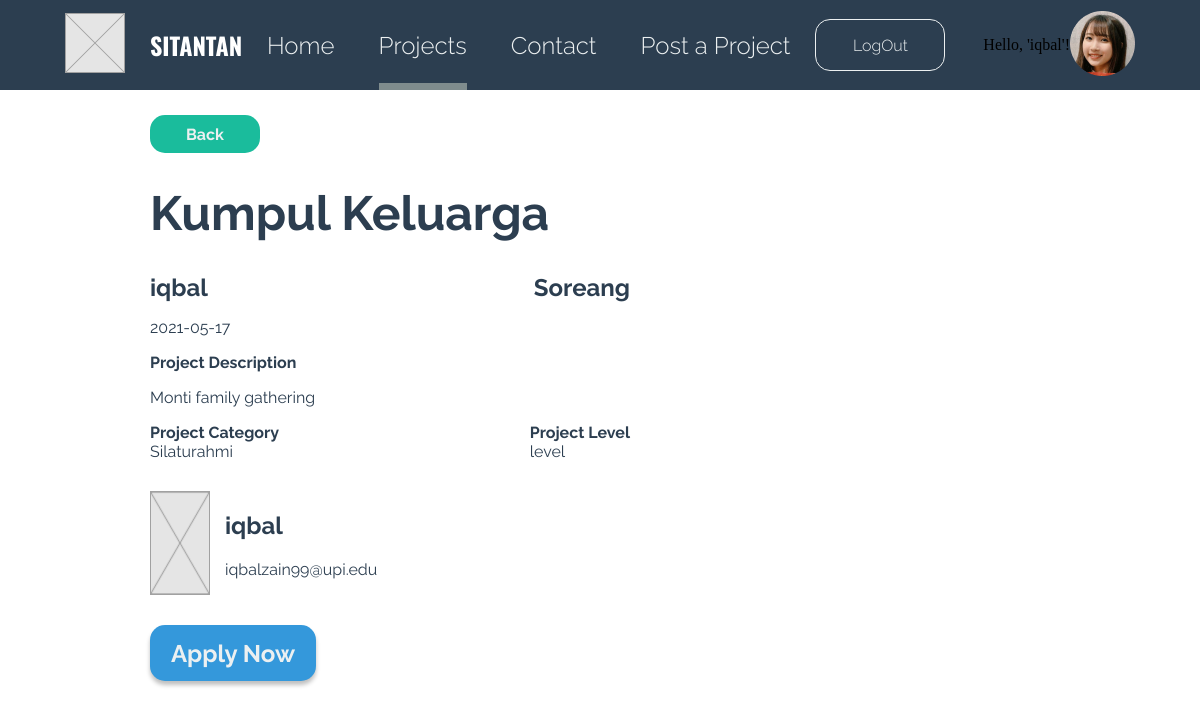
The app's page /projectdetail.php?id_project=3 (signed in) with its own data.
### tables this page shows
CREATE TABLE `tb_project` (
  `id_project` int(11) NOT NULL,
  `id_owner` int(11) NOT NULL,
  `status` int(2) NOT NULL,
  `end_date` date DEFAULT NULL,
  `title` varchar(50) NOT NULL,
  `location` varchar(50) NOT NULL,
  `category` varchar(20) NOT NULL,
  `date_project` date NOT NULL,
  `description` varchar(256) NOT NULL
);

CREATE TABLE `tb_user` (
  `id` int(11) NOT NULL,
  `email` varchar(25) NOT NULL,
  `username` varchar(50) NOT NULL,
  `password` varchar(50) NOT NULL
);

### conf.php (called while the page is built)
<?php
$db_host = "localhost";
$db_user = "root";
$db_password = "";
$db_name = "db_tubes_rpl";
 ?>

### includes/DB.class.php (called while the page is built, shortened)
<?php
class DB{
	var $db_host = '';
	var $db_user = '';
	var $db_password = '';
	var $db_name = '';
	var $db_link = '';
	var $result = 0;
	function DB($db_host='', $db_user='', $db_password='', $db_name=''){
		$this->db_host = $db_host;
		$this->db_user = $db_user;
		$this->db_password = $db_password;
		$this->db_name = $db_name;
	}
	function open(){
		$this->db_link = mysqli_connect($this->db_host, $this->db_user, $this->db_password, $this->db_name);
	}
	function execute($query=""){
		$this->result = mysqli_query($this->db_link, $query);
		return $this->result;
	}
	function getResult(){
		return mysqli_fetch_array($this->result);
	}
}
 ?>

### includes/Task.class.php (called while the page is built, shortened)
<?php
class Task extends DB{
	function getProjectByID($id){
		$query = "SELECT * FROM tb_project WHERE id_project = $id";
		return $this->execute($query);
	}
	function getUserByID($id){
		$query = "SELECT * FROM tb_user WHERE id = $id";
		return $this->execute($query);
	}
}
?>

### projectdetail.php (the view, shortened to what this page needs)
<?php
include("conf.php");
include("includes/DB.class.php");
include("includes/Task.class.php");
$otask = new Task($db_host, $db_user, $db_password, $db_name);
$otask->open();
if(isset($_GET['id_project'])){
	$projectId = $_GET['id_project'];
    $otask->getProjectByID($projectId);
}else{
    header("location:projects.php");
}
$data = null;
$dataAdmin = null;
list($id_project, $id_owner, $status, $end_date, $title, $location, $category, $date_project, $desc) = $otask->getResult();
$otask->getUserByID($id_owner);
list($userId, $email, $username, $password) = $otask->getResult();
$data .= "<div class='prj-details'>".
    "<h1 style='font-size: 48px; '>".$title."</h1>".
    "<div class='align'>".
        "<h3 style='font-size: 24px;'>".$username."</h3>".
        "<h3 style='font-size: 24px;'>".$location."</h3>".
    "</div>".
    "<p>".$date_project."</p>".
    "<p style='font-weight: bold;'>Project Description</p>".
    "<p style='text-align: justify;'>".$desc."</p>".
    "<div class='align'>".
        "<div class='prj-cat'>".
            "<p style='font-weight: bold;'>Project Category</p>".
            "<p>".$category."</p>".
        "</div>".
        "<div class='prj-lvl'>".
            "<p style='font-weight: bold;'>Project Level</p>".
            "<p>level</p>".
        "</div>".
    "</div>".
"</div>";
$dataAdmin .= "<div class='admin-details'>".
    "<img src='img/header/Rectangle.png' alt=''>".
    "<div class='admin-name'>".
        "<h2>".$username."</h2>".
        "<p>".$email."</p>".
    "</div>".
"</div>";
if(isset($_SESSION['username'])){
    $nama = $_SESSION['username'];
    $profilDefault = "<div class='btn-profile'>
    <a href='logout.php'>LogOut</a>
    </div>
    <p>Hello, '$nama'!</p>
    <div class='profile-container'>
        <a href='editprofile.php'><img src='img/header/rira.png'></a>
    </div>";
}

### skin/style-prjdetails.css (style rules this page uses)
body { margin: 0 auto; box-sizing: border-box; }
.header { height: 90px; background-color: #2C3E50; }
.header-container { margin-right: 65px; margin-left: 65px; display: flex; justify-content: space-between; }
.nav { height: 90px; display: flex; align-items: center; }
.nav-container { display: flex; justify-content: center; height: 90px; }
.nav-btn { margin-right: 22px; margin-left: 22px; display: flex; align-items: center; }
.nav-btn a { text-decoration: none; color: #ECF0F1; font-size: 24px; font-family: Raleway; font-weight: 300; }
.nav-btn[target] { border-bottom: 7px solid #7F8C8D; padding-top: 7px; }
.profile { display: flex; align-items: center; }
.profile-container { display: flex; }
.btn-profile, .btn-profile2 { width: 128px; height: 50px; display: flex; align-items: center; justify-content: center; border-radius: 15px; }
.btn-profile { border: 1px solid #ECF0F1; margin-right: 38px; }
.btn-profile2 a, .btn-profile a { color: #ECF0F1; font-size: 16px; text-decoration: none; font-weight: 300; font-family: Raleway; }
.logo { display: flex; align-items: center; }
.logo-container { display: flex; align-items: center; }
.logo-name p { color: white; font-weight: bold; font-size: 24px; font-family: Oswald; }
.logo-name { margin-left: 25px; }
.main-container { margin-left: 150px; margin-right: 150px; display: flex; flex-direction: column; color: #2C3E50; width: 100%; height: 100%; margin-top: 50px; }
.main { display: flex; align-items: center; height: calc(100vh - 90px); }
.back-btn { width: 110px; height: 38px; background: #1ABC9C; border-radius: 15px; display: flex; align-items: center; justify-content: center; }
.back-btn a { font-family: Raleway; font-style: normal; font-weight: bold; font-size: 16px; line-height: 19px; text-align: justify; text-decoration: none; color: #ECF0F1; }
.align { display: flex; align-items: center; justify-content: space-between; }
.align h3, .align p { margin: 0; }
.prj-details { max-width: 40vw; font-family: Raleway; }
.admin-details { font-family: Raleway; display: flex; margin-top: 30px; font-family: Raleway; }
.admin-details img { margin-right: 15px; }
.apply-btn { width: 166px; height: 56px; margin-top: 30px; background: #3498DB; box-shadow: 0px 4px 4px rgba(0, 0, 0, 0.25); border-radius: 15px; display: flex; align-items: center; justify-content: center; }
.apply-btn a { text-decoration: none; font-family: Raleway; font-style: normal; font-weight: bold; font-size: 24px; text-align: justify; color: #ECF0F1; }

### records on screen
tb_project: title "Kumpul Keluarga", location "Soreang", date_project "2021-05-17", description "Monti family gathering", category "Silaturahmi"
tb_user: username "iqbal", email "iqbalzain99@upi.edu"

### other values on screen
$this->content "SITANTAN Home Projects Contact Post a Project Back Apply Now"
$nama "iqbal"
